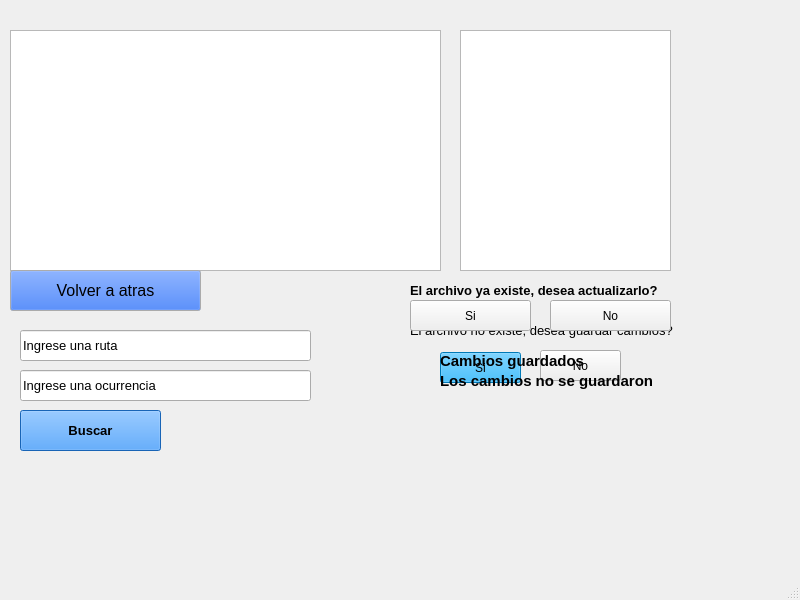
<?xml version="1.0" encoding="UTF-8"?>
<ui version="4.0">
 <class>MainWindow</class>
 <widget class="QMainWindow" name="MainWindow">
  <property name="geometry">
   <rect>
    <x>0</x>
    <y>0</y>
    <width>800</width>
    <height>600</height>
   </rect>
  </property>
  <property name="windowTitle">
   <string>MainWindow</string>
  </property>
  <widget class="QWidget" name="centralwidget">
   <widget class="QPushButton" name="botonBuscar">
    <property name="geometry">
     <rect>
      <x>20</x>
      <y>410</y>
      <width>141</width>
      <height>41</height>
     </rect>
    </property>
    <property name="font">
     <font>
      <pointsize>10</pointsize>
      <weight>75</weight>
      <bold>true</bold>
     </font>
    </property>
    <property name="cursor">
     <cursorShape>PointingHandCursor</cursorShape>
    </property>
    <property name="tabletTracking">
     <bool>false</bool>
    </property>
    <property name="styleSheet">
     <string notr="true">background-color: rgb(33, 140, 255);</string>
    </property>
    <property name="text">
     <string>Buscar</string>
    </property>
   </widget>
   <widget class="QLineEdit" name="rutaDirectorio">
    <property name="geometry">
     <rect>
      <x>20</x>
      <y>330</y>
      <width>291</width>
      <height>31</height>
     </rect>
    </property>
    <property name="font">
     <font>
      <pointsize>10</pointsize>
     </font>
    </property>
    <property name="text">
     <string>Ingrese una ruta</string>
    </property>
   </widget>
   <widget class="QTableView" name="tableView">
    <property name="geometry">
     <rect>
      <x>10</x>
      <y>30</y>
      <width>431</width>
      <height>241</height>
     </rect>
    </property>
   </widget>
   <widget class="QTextEdit" name="mostrarArchivo">
    <property name="geometry">
     <rect>
      <x>10</x>
      <y>30</y>
      <width>431</width>
      <height>241</height>
     </rect>
    </property>
   </widget>
   <widget class="QLabel" name="nombreArchivo">
    <property name="geometry">
     <rect>
      <x>20</x>
      <y>10</y>
      <width>281</width>
      <height>21</height>
     </rect>
    </property>
    <property name="palette">
     <palette>
      <active>
       <colorrole role="WindowText">
        <brush brushstyle="SolidPattern">
         <color alpha="255">
          <red>255</red>
          <green>255</green>
          <blue>255</blue>
         </color>
        </brush>
       </colorrole>
       <colorrole role="Text">
        <brush brushstyle="SolidPattern">
         <color alpha="255">
          <red>255</red>
          <green>255</green>
          <blue>255</blue>
         </color>
        </brush>
       </colorrole>
       <colorrole role="PlaceholderText">
        <brush brushstyle="SolidPattern">
         <color alpha="128">
          <red>255</red>
          <green>255</green>
          <blue>255</blue>
         </color>
        </brush>
       </colorrole>
      </active>
      <inactive>
       <colorrole role="WindowText">
        <brush brushstyle="SolidPattern">
         <color alpha="255">
          <red>255</red>
          <green>255</green>
          <blue>255</blue>
         </color>
        </brush>
       </colorrole>
       <colorrole role="Text">
        <brush brushstyle="SolidPattern">
         <color alpha="255">
          <red>255</red>
          <green>255</green>
          <blue>255</blue>
         </color>
        </brush>
       </colorrole>
       <colorrole role="PlaceholderText">
        <brush brushstyle="SolidPattern">
         <color alpha="128">
          <red>255</red>
          <green>255</green>
          <blue>255</blue>
         </color>
        </brush>
       </colorrole>
      </inactive>
      <disabled>
       <colorrole role="WindowText">
        <brush brushstyle="SolidPattern">
         <color alpha="255">
          <red>120</red>
          <green>120</green>
          <blue>120</blue>
         </color>
        </brush>
       </colorrole>
       <colorrole role="Text">
        <brush brushstyle="SolidPattern">
         <color alpha="255">
          <red>120</red>
          <green>120</green>
          <blue>120</blue>
         </color>
        </brush>
       </colorrole>
       <colorrole role="PlaceholderText">
        <brush brushstyle="SolidPattern">
         <color alpha="128">
          <red>0</red>
          <green>0</green>
          <blue>0</blue>
         </color>
        </brush>
       </colorrole>
      </disabled>
     </palette>
    </property>
    <property name="font">
     <font>
      <family>Times New Roman</family>
      <pointsize>14</pointsize>
      <weight>75</weight>
      <bold>true</bold>
     </font>
    </property>
    <property name="text">
     <string/>
    </property>
   </widget>
   <widget class="QLineEdit" name="ocurrencia">
    <property name="geometry">
     <rect>
      <x>20</x>
      <y>370</y>
      <width>291</width>
      <height>31</height>
     </rect>
    </property>
    <property name="font">
     <font>
      <pointsize>10</pointsize>
     </font>
    </property>
    <property name="text">
     <string>Ingrese una ocurrencia</string>
    </property>
   </widget>
   <widget class="QTextEdit" name="ocurrenciasFinded">
    <property name="geometry">
     <rect>
      <x>460</x>
      <y>30</y>
      <width>211</width>
      <height>241</height>
     </rect>
    </property>
   </widget>
   <widget class="QPushButton" name="pushButton">
    <property name="geometry">
     <rect>
      <x>10</x>
      <y>270</y>
      <width>191</width>
      <height>41</height>
     </rect>
    </property>
    <property name="palette">
     <palette>
      <active>
       <colorrole role="Button">
        <brush brushstyle="SolidPattern">
         <color alpha="255">
          <red>0</red>
          <green>85</green>
          <blue>255</blue>
         </color>
        </brush>
       </colorrole>
      </active>
      <inactive>
       <colorrole role="Button">
        <brush brushstyle="SolidPattern">
         <color alpha="255">
          <red>0</red>
          <green>85</green>
          <blue>255</blue>
         </color>
        </brush>
       </colorrole>
      </inactive>
      <disabled>
       <colorrole role="Button">
        <brush brushstyle="SolidPattern">
         <color alpha="255">
          <red>0</red>
          <green>85</green>
          <blue>255</blue>
         </color>
        </brush>
       </colorrole>
      </disabled>
     </palette>
    </property>
    <property name="font">
     <font>
      <family>Arial</family>
      <pointsize>12</pointsize>
      <weight>50</weight>
      <bold>false</bold>
     </font>
    </property>
    <property name="cursor">
     <cursorShape>PointingHandCursor</cursorShape>
    </property>
    <property name="text">
     <string>Volver a atras</string>
    </property>
   </widget>
   <widget class="QLabel" name="labelSaveChanges">
    <property name="geometry">
     <rect>
      <x>410</x>
      <y>290</y>
      <width>271</width>
      <height>81</height>
     </rect>
    </property>
    <property name="font">
     <font>
      <family>Arial</family>
      <pointsize>10</pointsize>
      <weight>50</weight>
      <bold>false</bold>
     </font>
    </property>
    <property name="text">
     <string>El archivo no existe, desea guardar cambios?</string>
    </property>
   </widget>
   <widget class="QPushButton" name="buttonSaveChanges">
    <property name="geometry">
     <rect>
      <x>440</x>
      <y>352</y>
      <width>81</width>
      <height>31</height>
     </rect>
    </property>
    <property name="palette">
     <palette>
      <active>
       <colorrole role="WindowText">
        <brush brushstyle="SolidPattern">
         <color alpha="255">
          <red>0</red>
          <green>0</green>
          <blue>0</blue>
         </color>
        </brush>
       </colorrole>
       <colorrole role="Button">
        <brush brushstyle="SolidPattern">
         <color alpha="255">
          <red>0</red>
          <green>170</green>
          <blue>255</blue>
         </color>
        </brush>
       </colorrole>
       <colorrole role="Light">
        <brush brushstyle="SolidPattern">
         <color alpha="255">
          <red>127</red>
          <green>213</green>
          <blue>255</blue>
         </color>
        </brush>
       </colorrole>
       <colorrole role="Midlight">
        <brush brushstyle="SolidPattern">
         <color alpha="255">
          <red>63</red>
          <green>191</green>
          <blue>255</blue>
         </color>
        </brush>
       </colorrole>
       <colorrole role="Dark">
        <brush brushstyle="SolidPattern">
         <color alpha="255">
          <red>0</red>
          <green>85</green>
          <blue>127</blue>
         </color>
        </brush>
       </colorrole>
       <colorrole role="Mid">
        <brush brushstyle="SolidPattern">
         <color alpha="255">
          <red>0</red>
          <green>113</green>
          <blue>170</blue>
         </color>
        </brush>
       </colorrole>
       <colorrole role="Text">
        <brush brushstyle="SolidPattern">
         <color alpha="255">
          <red>0</red>
          <green>0</green>
          <blue>0</blue>
         </color>
        </brush>
       </colorrole>
       <colorrole role="BrightText">
        <brush brushstyle="SolidPattern">
         <color alpha="255">
          <red>255</red>
          <green>255</green>
          <blue>255</blue>
         </color>
        </brush>
       </colorrole>
       <colorrole role="ButtonText">
        <brush brushstyle="SolidPattern">
         <color alpha="255">
          <red>0</red>
          <green>0</green>
          <blue>0</blue>
         </color>
        </brush>
       </colorrole>
       <colorrole role="Base">
        <brush brushstyle="SolidPattern">
         <color alpha="255">
          <red>255</red>
          <green>255</green>
          <blue>255</blue>
         </color>
        </brush>
       </colorrole>
       <colorrole role="Window">
        <brush brushstyle="SolidPattern">
         <color alpha="255">
          <red>0</red>
          <green>170</green>
          <blue>255</blue>
         </color>
        </brush>
       </colorrole>
       <colorrole role="Shadow">
        <brush brushstyle="SolidPattern">
         <color alpha="255">
          <red>0</red>
          <green>0</green>
          <blue>0</blue>
         </color>
        </brush>
       </colorrole>
       <colorrole role="AlternateBase">
        <brush brushstyle="SolidPattern">
         <color alpha="255">
          <red>127</red>
          <green>212</green>
          <blue>255</blue>
         </color>
        </brush>
       </colorrole>
       <colorrole role="ToolTipBase">
        <brush brushstyle="SolidPattern">
         <color alpha="255">
          <red>255</red>
          <green>255</green>
          <blue>220</blue>
         </color>
        </brush>
       </colorrole>
       <colorrole role="ToolTipText">
        <brush brushstyle="SolidPattern">
         <color alpha="255">
          <red>0</red>
          <green>0</green>
          <blue>0</blue>
         </color>
        </brush>
       </colorrole>
       <colorrole role="PlaceholderText">
        <brush brushstyle="SolidPattern">
         <color alpha="128">
          <red>0</red>
          <green>0</green>
          <blue>0</blue>
         </color>
        </brush>
       </colorrole>
      </active>
      <inactive>
       <colorrole role="WindowText">
        <brush brushstyle="SolidPattern">
         <color alpha="255">
          <red>0</red>
          <green>0</green>
          <blue>0</blue>
         </color>
        </brush>
       </colorrole>
       <colorrole role="Button">
        <brush brushstyle="SolidPattern">
         <color alpha="255">
          <red>0</red>
          <green>170</green>
          <blue>255</blue>
         </color>
        </brush>
       </colorrole>
       <colorrole role="Light">
        <brush brushstyle="SolidPattern">
         <color alpha="255">
          <red>127</red>
          <green>213</green>
          <blue>255</blue>
         </color>
        </brush>
       </colorrole>
       <colorrole role="Midlight">
        <brush brushstyle="SolidPattern">
         <color alpha="255">
          <red>63</red>
          <green>191</green>
          <blue>255</blue>
         </color>
        </brush>
       </colorrole>
       <colorrole role="Dark">
        <brush brushstyle="SolidPattern">
         <color alpha="255">
          <red>0</red>
          <green>85</green>
          <blue>127</blue>
         </color>
        </brush>
       </colorrole>
       <colorrole role="Mid">
        <brush brushstyle="SolidPattern">
         <color alpha="255">
          <red>0</red>
          <green>113</green>
          <blue>170</blue>
         </color>
        </brush>
       </colorrole>
       <colorrole role="Text">
        <brush brushstyle="SolidPattern">
         <color alpha="255">
          <red>0</red>
          <green>0</green>
          <blue>0</blue>
         </color>
        </brush>
       </colorrole>
       <colorrole role="BrightText">
        <brush brushstyle="SolidPattern">
         <color alpha="255">
          <red>255</red>
          <green>255</green>
          <blue>255</blue>
         </color>
        </brush>
       </colorrole>
       <colorrole role="ButtonText">
        <brush brushstyle="SolidPattern">
         <color alpha="255">
          <red>0</red>
          <green>0</green>
          <blue>0</blue>
         </color>
        </brush>
       </colorrole>
       <colorrole role="Base">
        <brush brushstyle="SolidPattern">
         <color alpha="255">
          <red>255</red>
          <green>255</green>
          <blue>255</blue>
         </color>
        </brush>
       </colorrole>
       <colorrole role="Window">
        <brush brushstyle="SolidPattern">
         <color alpha="255">
          <red>0</red>
          <green>170</green>
          <blue>255</blue>
         </color>
        </brush>
       </colorrole>
       <colorrole role="Shadow">
        <brush brushstyle="SolidPattern">
         <color alpha="255">
          <red>0</red>
          <green>0</green>
          <blue>0</blue>
         </color>
        </brush>
       </colorrole>
       <colorrole role="AlternateBase">
        <brush brushstyle="SolidPattern">
         <color alpha="255">
          <red>127</red>
          <green>212</green>
          <blue>255</blue>
         </color>
        </brush>
       </colorrole>
       <colorrole role="ToolTipBase">
        <brush brushstyle="SolidPattern">
         <color alpha="255">
          <red>255</red>
          <green>255</green>
          <blue>220</blue>
         </color>
        </brush>
       </colorrole>
       <colorrole role="ToolTipText">
        <brush brushstyle="SolidPattern">
         <color alpha="255">
          <red>0</red>
          <green>0</green>
          <blue>0</blue>
         </color>
        </brush>
       </colorrole>
       <colorrole role="PlaceholderText">
        <brush brushstyle="SolidPattern">
         <color alpha="128">
          <red>0</red>
          <green>0</green>
          <blue>0</blue>
         </color>
        </brush>
       </colorrole>
      </inactive>
      <disabled>
       <colorrole role="WindowText">
        <brush brushstyle="SolidPattern">
         <color alpha="255">
          <red>0</red>
          <green>85</green>
          <blue>127</blue>
         </color>
        </brush>
       </colorrole>
       <colorrole role="Button">
        <brush brushstyle="SolidPattern">
         <color alpha="255">
          <red>0</red>
          <green>170</green>
          <blue>255</blue>
         </color>
        </brush>
       </colorrole>
       <colorrole role="Light">
        <brush brushstyle="SolidPattern">
         <color alpha="255">
          <red>127</red>
          <green>213</green>
          <blue>255</blue>
         </color>
        </brush>
       </colorrole>
       <colorrole role="Midlight">
        <brush brushstyle="SolidPattern">
         <color alpha="255">
          <red>63</red>
          <green>191</green>
          <blue>255</blue>
         </color>
        </brush>
       </colorrole>
       <colorrole role="Dark">
        <brush brushstyle="SolidPattern">
         <color alpha="255">
          <red>0</red>
          <green>85</green>
          <blue>127</blue>
         </color>
        </brush>
       </colorrole>
       <colorrole role="Mid">
        <brush brushstyle="SolidPattern">
         <color alpha="255">
          <red>0</red>
          <green>113</green>
          <blue>170</blue>
         </color>
        </brush>
       </colorrole>
       <colorrole role="Text">
        <brush brushstyle="SolidPattern">
         <color alpha="255">
          <red>0</red>
          <green>85</green>
          <blue>127</blue>
         </color>
        </brush>
       </colorrole>
       <colorrole role="BrightText">
        <brush brushstyle="SolidPattern">
         <color alpha="255">
          <red>255</red>
          <green>255</green>
          <blue>255</blue>
         </color>
        </brush>
       </colorrole>
       <colorrole role="ButtonText">
        <brush brushstyle="SolidPattern">
         <color alpha="255">
          <red>0</red>
          <green>85</green>
          <blue>127</blue>
         </color>
        </brush>
       </colorrole>
       <colorrole role="Base">
        <brush brushstyle="SolidPattern">
         <color alpha="255">
          <red>0</red>
          <green>170</green>
          <blue>255</blue>
         </color>
        </brush>
       </colorrole>
       <colorrole role="Window">
        <brush brushstyle="SolidPattern">
         <color alpha="255">
          <red>0</red>
          <green>170</green>
          <blue>255</blue>
         </color>
        </brush>
       </colorrole>
       <colorrole role="Shadow">
        <brush brushstyle="SolidPattern">
         <color alpha="255">
          <red>0</red>
          <green>0</green>
          <blue>0</blue>
         </color>
        </brush>
       </colorrole>
       <colorrole role="AlternateBase">
        <brush brushstyle="SolidPattern">
         <color alpha="255">
          <red>0</red>
          <green>170</green>
          <blue>255</blue>
         </color>
        </brush>
       </colorrole>
       <colorrole role="ToolTipBase">
        <brush brushstyle="SolidPattern">
         <color alpha="255">
          <red>255</red>
          <green>255</green>
          <blue>220</blue>
         </color>
        </brush>
       </colorrole>
       <colorrole role="ToolTipText">
        <brush brushstyle="SolidPattern">
         <color alpha="255">
          <red>0</red>
          <green>0</green>
          <blue>0</blue>
         </color>
        </brush>
       </colorrole>
       <colorrole role="PlaceholderText">
        <brush brushstyle="SolidPattern">
         <color alpha="128">
          <red>0</red>
          <green>0</green>
          <blue>0</blue>
         </color>
        </brush>
       </colorrole>
      </disabled>
     </palette>
    </property>
    <property name="text">
     <string>Si</string>
    </property>
   </widget>
   <widget class="QPushButton" name="buttonDontSaveChanges">
    <property name="geometry">
     <rect>
      <x>540</x>
      <y>350</y>
      <width>81</width>
      <height>31</height>
     </rect>
    </property>
    <property name="text">
     <string>No</string>
    </property>
   </widget>
   <widget class="QLabel" name="labelChangesSaved">
    <property name="geometry">
     <rect>
      <x>440</x>
      <y>340</y>
      <width>231</width>
      <height>41</height>
     </rect>
    </property>
    <property name="palette">
     <palette>
      <active>
       <colorrole role="WindowText">
        <brush brushstyle="SolidPattern">
         <color alpha="255">
          <red>0</red>
          <green>0</green>
          <blue>0</blue>
         </color>
        </brush>
       </colorrole>
       <colorrole role="Button">
        <brush brushstyle="SolidPattern">
         <color alpha="255">
          <red>0</red>
          <green>255</green>
          <blue>0</blue>
         </color>
        </brush>
       </colorrole>
       <colorrole role="Light">
        <brush brushstyle="SolidPattern">
         <color alpha="255">
          <red>127</red>
          <green>255</green>
          <blue>127</blue>
         </color>
        </brush>
       </colorrole>
       <colorrole role="Midlight">
        <brush brushstyle="SolidPattern">
         <color alpha="255">
          <red>63</red>
          <green>255</green>
          <blue>63</blue>
         </color>
        </brush>
       </colorrole>
       <colorrole role="Dark">
        <brush brushstyle="SolidPattern">
         <color alpha="255">
          <red>0</red>
          <green>127</green>
          <blue>0</blue>
         </color>
        </brush>
       </colorrole>
       <colorrole role="Mid">
        <brush brushstyle="SolidPattern">
         <color alpha="255">
          <red>0</red>
          <green>170</green>
          <blue>0</blue>
         </color>
        </brush>
       </colorrole>
       <colorrole role="Text">
        <brush brushstyle="SolidPattern">
         <color alpha="255">
          <red>0</red>
          <green>0</green>
          <blue>0</blue>
         </color>
        </brush>
       </colorrole>
       <colorrole role="BrightText">
        <brush brushstyle="SolidPattern">
         <color alpha="255">
          <red>255</red>
          <green>255</green>
          <blue>255</blue>
         </color>
        </brush>
       </colorrole>
       <colorrole role="ButtonText">
        <brush brushstyle="SolidPattern">
         <color alpha="255">
          <red>0</red>
          <green>0</green>
          <blue>0</blue>
         </color>
        </brush>
       </colorrole>
       <colorrole role="Base">
        <brush brushstyle="SolidPattern">
         <color alpha="255">
          <red>255</red>
          <green>255</green>
          <blue>255</blue>
         </color>
        </brush>
       </colorrole>
       <colorrole role="Window">
        <brush brushstyle="SolidPattern">
         <color alpha="255">
          <red>0</red>
          <green>255</green>
          <blue>0</blue>
         </color>
        </brush>
       </colorrole>
       <colorrole role="Shadow">
        <brush brushstyle="SolidPattern">
         <color alpha="255">
          <red>0</red>
          <green>0</green>
          <blue>0</blue>
         </color>
        </brush>
       </colorrole>
       <colorrole role="AlternateBase">
        <brush brushstyle="SolidPattern">
         <color alpha="255">
          <red>127</red>
          <green>255</green>
          <blue>127</blue>
         </color>
        </brush>
       </colorrole>
       <colorrole role="ToolTipBase">
        <brush brushstyle="SolidPattern">
         <color alpha="255">
          <red>255</red>
          <green>255</green>
          <blue>220</blue>
         </color>
        </brush>
       </colorrole>
       <colorrole role="ToolTipText">
        <brush brushstyle="SolidPattern">
         <color alpha="255">
          <red>0</red>
          <green>0</green>
          <blue>0</blue>
         </color>
        </brush>
       </colorrole>
       <colorrole role="PlaceholderText">
        <brush brushstyle="SolidPattern">
         <color alpha="128">
          <red>0</red>
          <green>0</green>
          <blue>0</blue>
         </color>
        </brush>
       </colorrole>
      </active>
      <inactive>
       <colorrole role="WindowText">
        <brush brushstyle="SolidPattern">
         <color alpha="255">
          <red>0</red>
          <green>0</green>
          <blue>0</blue>
         </color>
        </brush>
       </colorrole>
       <colorrole role="Button">
        <brush brushstyle="SolidPattern">
         <color alpha="255">
          <red>0</red>
          <green>255</green>
          <blue>0</blue>
         </color>
        </brush>
       </colorrole>
       <colorrole role="Light">
        <brush brushstyle="SolidPattern">
         <color alpha="255">
          <red>127</red>
          <green>255</green>
          <blue>127</blue>
         </color>
        </brush>
       </colorrole>
       <colorrole role="Midlight">
        <brush brushstyle="SolidPattern">
         <color alpha="255">
          <red>63</red>
          <green>255</green>
          <blue>63</blue>
         </color>
        </brush>
       </colorrole>
       <colorrole role="Dark">
        <brush brushstyle="SolidPattern">
         <color alpha="255">
          <red>0</red>
          <green>127</green>
          <blue>0</blue>
         </color>
        </brush>
       </colorrole>
       <colorrole role="Mid">
        <brush brushstyle="SolidPattern">
         <color alpha="255">
          <red>0</red>
          <green>170</green>
          <blue>0</blue>
         </color>
        </brush>
       </colorrole>
       <colorrole role="Text">
        <brush brushstyle="SolidPattern">
         <color alpha="255">
          <red>0</red>
          <green>0</green>
          <blue>0</blue>
         </color>
        </brush>
       </colorrole>
       <colorrole role="BrightText">
        <brush brushstyle="SolidPattern">
         <color alpha="255">
          <red>255</red>
          <green>255</green>
          <blue>255</blue>
         </color>
        </brush>
       </colorrole>
       <colorrole role="ButtonText">
        <brush brushstyle="SolidPattern">
         <color alpha="255">
          <red>0</red>
          <green>0</green>
          <blue>0</blue>
         </color>
        </brush>
       </colorrole>
       <colorrole role="Base">
        <brush brushstyle="SolidPattern">
         <color alpha="255">
          <red>255</red>
          <green>255</green>
          <blue>255</blue>
         </color>
        </brush>
       </colorrole>
       <colorrole role="Window">
        <brush brushstyle="SolidPattern">
         <color alpha="255">
          <red>0</red>
          <green>255</green>
          <blue>0</blue>
         </color>
        </brush>
       </colorrole>
       <colorrole role="Shadow">
        <brush brushstyle="SolidPattern">
         <color alpha="255">
          <red>0</red>
          <green>0</green>
          <blue>0</blue>
         </color>
        </brush>
       </colorrole>
       <colorrole role="AlternateBase">
        <brush brushstyle="SolidPattern">
         <color alpha="255">
          <red>127</red>
          <green>255</green>
          <blue>127</blue>
         </color>
        </brush>
       </colorrole>
       <colorrole role="ToolTipBase">
        <brush brushstyle="SolidPattern">
         <color alpha="255">
          <red>255</red>
          <green>255</green>
          <blue>220</blue>
         </color>
        </brush>
       </colorrole>
       <colorrole role="ToolTipText">
        <brush brushstyle="SolidPattern">
         <color alpha="255">
          <red>0</red>
          <green>0</green>
          <blue>0</blue>
         </color>
        </brush>
       </colorrole>
       <colorrole role="PlaceholderText">
        <brush brushstyle="SolidPattern">
         <color alpha="128">
          <red>0</red>
          <green>0</green>
          <blue>0</blue>
         </color>
        </brush>
       </colorrole>
      </inactive>
      <disabled>
       <colorrole role="WindowText">
        <brush brushstyle="SolidPattern">
         <color alpha="255">
          <red>0</red>
          <green>127</green>
          <blue>0</blue>
         </color>
        </brush>
       </colorrole>
       <colorrole role="Button">
        <brush brushstyle="SolidPattern">
         <color alpha="255">
          <red>0</red>
          <green>255</green>
          <blue>0</blue>
         </color>
        </brush>
       </colorrole>
       <colorrole role="Light">
        <brush brushstyle="SolidPattern">
         <color alpha="255">
          <red>127</red>
          <green>255</green>
          <blue>127</blue>
         </color>
        </brush>
       </colorrole>
       <colorrole role="Midlight">
        <brush brushstyle="SolidPattern">
         <color alpha="255">
          <red>63</red>
          <green>255</green>
          <blue>63</blue>
         </color>
        </brush>
       </colorrole>
       <colorrole role="Dark">
        <brush brushstyle="SolidPattern">
         <color alpha="255">
          <red>0</red>
          <green>127</green>
          <blue>0</blue>
         </color>
        </brush>
       </colorrole>
       <colorrole role="Mid">
        <brush brushstyle="SolidPattern">
         <color alpha="255">
          <red>0</red>
          <green>170</green>
          <blue>0</blue>
         </color>
        </brush>
       </colorrole>
       <colorrole role="Text">
        <brush brushstyle="SolidPattern">
         <color alpha="255">
          <red>0</red>
          <green>127</green>
          <blue>0</blue>
         </color>
        </brush>
       </colorrole>
       <colorrole role="BrightText">
        <brush brushstyle="SolidPattern">
         <color alpha="255">
          <red>255</red>
          <green>255</green>
          <blue>255</blue>
         </color>
        </brush>
       </colorrole>
       <colorrole role="ButtonText">
        <brush brushstyle="SolidPattern">
         <color alpha="255">
          <red>0</red>
          <green>127</green>
          <blue>0</blue>
         </color>
        </brush>
       </colorrole>
       <colorrole role="Base">
        <brush brushstyle="SolidPattern">
         <color alpha="255">
          <red>0</red>
          <green>255</green>
          <blue>0</blue>
         </color>
        </brush>
       </colorrole>
       <colorrole role="Window">
        <brush brushstyle="SolidPattern">
         <color alpha="255">
          <red>0</red>
          <green>255</green>
          <blue>0</blue>
         </color>
        </brush>
       </colorrole>
       <colorrole role="Shadow">
        <brush brushstyle="SolidPattern">
         <color alpha="255">
          <red>0</red>
          <green>0</green>
          <blue>0</blue>
         </color>
        </brush>
       </colorrole>
       <colorrole role="AlternateBase">
        <brush brushstyle="SolidPattern">
         <color alpha="255">
          <red>0</red>
          <green>255</green>
          <blue>0</blue>
         </color>
        </brush>
       </colorrole>
       <colorrole role="ToolTipBase">
        <brush brushstyle="SolidPattern">
         <color alpha="255">
          <red>255</red>
          <green>255</green>
          <blue>220</blue>
         </color>
        </brush>
       </colorrole>
       <colorrole role="ToolTipText">
        <brush brushstyle="SolidPattern">
         <color alpha="255">
          <red>0</red>
          <green>0</green>
          <blue>0</blue>
         </color>
        </brush>
       </colorrole>
       <colorrole role="PlaceholderText">
        <brush brushstyle="SolidPattern">
         <color alpha="128">
          <red>0</red>
          <green>0</green>
          <blue>0</blue>
         </color>
        </brush>
       </colorrole>
      </disabled>
     </palette>
    </property>
    <property name="font">
     <font>
      <pointsize>11</pointsize>
      <weight>75</weight>
      <bold>true</bold>
     </font>
    </property>
    <property name="mouseTracking">
     <bool>false</bool>
    </property>
    <property name="text">
     <string>Cambios guardados</string>
    </property>
   </widget>
   <widget class="QLabel" name="labelUnsavedChanges">
    <property name="geometry">
     <rect>
      <x>440</x>
      <y>360</y>
      <width>241</width>
      <height>41</height>
     </rect>
    </property>
    <property name="font">
     <font>
      <pointsize>11</pointsize>
      <weight>75</weight>
      <bold>true</bold>
     </font>
    </property>
    <property name="text">
     <string>Los cambios no se guardaron</string>
    </property>
   </widget>
   <widget class="QLabel" name="labelUpdate">
    <property name="geometry">
     <rect>
      <x>410</x>
      <y>280</y>
      <width>261</width>
      <height>20</height>
     </rect>
    </property>
    <property name="font">
     <font>
      <pointsize>10</pointsize>
      <weight>75</weight>
      <bold>true</bold>
     </font>
    </property>
    <property name="text">
     <string>El archivo ya existe, desea actualizarlo?</string>
    </property>
   </widget>
   <widget class="QPushButton" name="buttonUpdate">
    <property name="geometry">
     <rect>
      <x>410</x>
      <y>300</y>
      <width>121</width>
      <height>31</height>
     </rect>
    </property>
    <property name="text">
     <string>Si</string>
    </property>
   </widget>
   <widget class="QPushButton" name="buttonNoUpdate">
    <property name="geometry">
     <rect>
      <x>550</x>
      <y>300</y>
      <width>121</width>
      <height>31</height>
     </rect>
    </property>
    <property name="text">
     <string>No</string>
    </property>
   </widget>
  </widget>
  <widget class="QMenuBar" name="menubar">
   <property name="geometry">
    <rect>
     <x>0</x>
     <y>0</y>
     <width>800</width>
     <height>21</height>
    </rect>
   </property>
  </widget>
  <widget class="QStatusBar" name="statusbar"/>
 </widget>
 <resources/>
 <connections/>
</ui>
